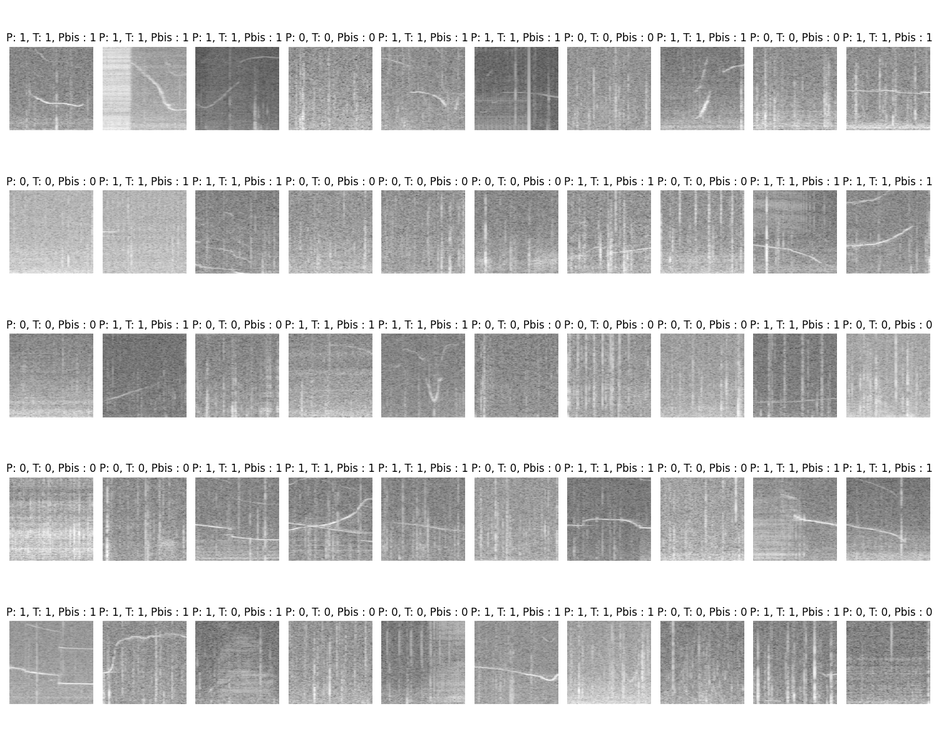
#> input picture test_predictions.png, 939 x 751 px, shrunk from 1500 x 1200 before the run, given in place of testvideo_2min.mp4, which was not available
$ python detect_dolphins_in.py
#> lines starting #> are read from the running program, lines starting #| are printed output that depends on the picture; pictures that were not available may be replaced by others from this repository, and a replacement may not be noted
import cv2
import pandas as pd
import os
from tqdm import tqdm
import numpy as np

# [133 lines of commented-out code are left out]


def initialize_video_capture(video_path):
    cap = cv2.VideoCapture(video_path)
    if not cap.isOpened():
        raise IOError(f"Failed to read the video: {video_path}")
    return cap

def get_video_properties(cap):
    fps = cap.get(cv2.CAP_PROP_FPS)
    frame_width = int(cap.get(cv2.CAP_PROP_FRAME_WIDTH)) // 2
    frame_height = int(cap.get(cv2.CAP_PROP_FRAME_HEIGHT)) // 2
    total_frames = int(cap.get(cv2.CAP_PROP_FRAME_COUNT))
    return fps, frame_width, frame_height, total_frames

def create_video_writer(output_dir, segment_index, fourcc, fps, frame_dimensions):
    output_path = os.path.join(output_dir, f"segment_{segment_index}.mp4")
    return cv2.VideoWriter(output_path, fourcc, fps, frame_dimensions), output_path

def split_frame_into_quadrants(frame, frame_width, frame_height):
    return [
        frame[0:frame_height, 0:frame_width],  # upper left
        frame[0:frame_height, frame_width:2*frame_width],  # upper right
        frame[frame_height:2*frame_height, 0:frame_width],  # lower left
        frame[frame_height:2*frame_height, frame_width:2*frame_width]  # lower right
    ]

# [70 lines left out: functions update_motion_status, calculate_subframe_variances, not called in this run]

def process_frame(frame):
    gray = cv2.cvtColor(frame, cv2.COLOR_BGR2GRAY)  # Convert to grayscale
    blurred = cv2.GaussianBlur(gray, (21, 21), 0)  # Apply Gaussian blur
    return blurred

def find_dolphins_in(video_path, duration_threshold=1.0, contour_threshold=1000, skip_frames=5):
#> called with video_path = '/home/alexis/Desktop/testvideo_2min.mp4', duration_threshold = 1, contour_threshold = 1000, skip_frames = 5
    cap = initialize_video_capture(video_path)
    fps, frame_width, frame_height, total_frames = get_video_properties(cap)

    output_dir = os.path.join(os.path.dirname(video_path), "detected_dolphins")
    os.makedirs(output_dir, exist_ok=True)
    fourcc = cv2.VideoWriter_fourcc(*'mp4v')

    motion_times, rows_list = [], []
    frame_count, motion_frame_count = 0, 0
    video_writer, current_output_path = None, ""
    motion_detected = False
    ret, frame = cap.read()
#> frame is the input picture: shape (751, 939, 3); min 0, max 255, mean 203
    background_frame = frame
    background_frame = process_frame(background_frame)
#> in process_frame, `blurred = cv2.GaussianBlur(gray, (21, 21), 0)`:
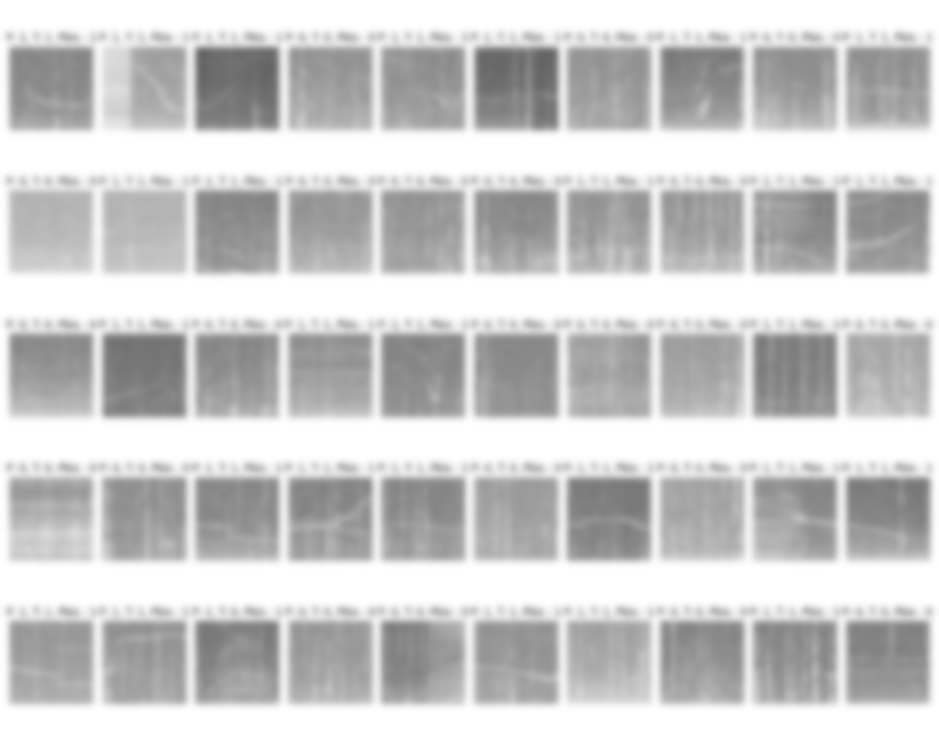
#> blurred: shape (751, 939); min 99, max 255, mean 203
    with tqdm(total=total_frames // skip_frames, desc=f"Processing Video {video_path}") as pbar:
        while True:
            ret, frame = cap.read()
            if not ret:
                break
            if frame_count % skip_frames != 0:
                frame_count += 1
                continue
            # print(frame.shape, background_frame.shape)
            frame_pro = process_frame(frame)
            # print(frame.shape, background_frame.shape)
            motion_detected_in_frame = False
            if detect_motion(frame_pro, background_frame, contour_threshold, frame_height, frame_width):
                motion_detected_in_frame = True
                cv2.accumulateWeighted(frame_pro.astype(np.float32), background_frame.astype(np.float32), 0.01)

            if motion_detected_in_frame:
                if not motion_detected:
                    motion_detected = True
                    motion_times.append(frame_count / fps)  # Start time
                    current_output_path = os.path.join(output_dir, f"segment_{len(rows_list) + 1}.mp4")
                    video_writer = cv2.VideoWriter(current_output_path, fourcc, fps, (frame_width, frame_height))
                if video_writer is not None:
                    video_writer.write(frame)
            elif motion_detected:
                motion_detected = False
                motion_times.append(frame_count / fps)  # End time
                video_writer.release()
                video_writer = None
                if (motion_times[-1] - motion_times[-2]) >= duration_threshold:
                    rows_list.append({"Segment": len(rows_list) + 1, "Start": motion_times[-2], "End": motion_times[-1], "File": current_output_path})

            frame_count += 1
            pbar.update(1)

    if video_writer is not None:
        video_writer.release()
        motion_times.append(frame_count / fps)  # End time
        if (motion_times[-1] - motion_times[-2]) > duration_threshold:
            rows_list.append({"Segment": len(rows_list) + 1, "Start": motion_times[-2], "End": motion_times[-1], "File": current_output_path})
        video_writer = None

    cap.release()
    return pd.DataFrame(rows_list)

def detect_motion(sub_frame, background, contour_threshold, frame_height, frame_width):
#> called with contour_threshold = 1000, frame_height = 375, frame_width = 469
    motions_detected = []
    diff_frame = cv2.absdiff(sub_frame, background)
#> diff_frame: shape (751, 939); every value is 0
    _, thresh_frame = cv2.threshold(diff_frame, 3, 255, cv2.THRESH_BINARY)
    thresh_frame = cv2.dilate(thresh_frame, None, iterations=2)
    thresh_frames = split_frame_into_quadrants(thresh_frame, frame_height=frame_height, frame_width=frame_width)
#> thresh_frames = 4 items
    for thresh in thresh_frames:

        cnts, _ = cv2.findContours(thresh.copy(), cv2.RETR_EXTERNAL, cv2.CHAIN_APPROX_SIMPLE)
        motion_detected = any(cv2.contourArea(contour) >= contour_threshold for contour in cnts)
        motions_detected.append(motion_detected)
#> this loop made 4 passes
#> after the loop, motions_detected = [False, False, False, False]
    return any(motions_detected)


video_path = "/home/alexis/Desktop/testvideo_2min.mp4"
motion_df = find_dolphins_in(video_path)
#> in find_dolphins_in, `frame_count += 1`: frame_count = 1
print(motion_df.head())
# mf = calculate_subframe_variances(video_path=video_path)

# [28 lines left out: function analyze_videos_in_folder, not called in this run]

# [13 lines of commented-out code are left out]

$ run again, on CNN_Vgg_V2_Exp_01_Apr_2024_0400_channel_1.wav.png
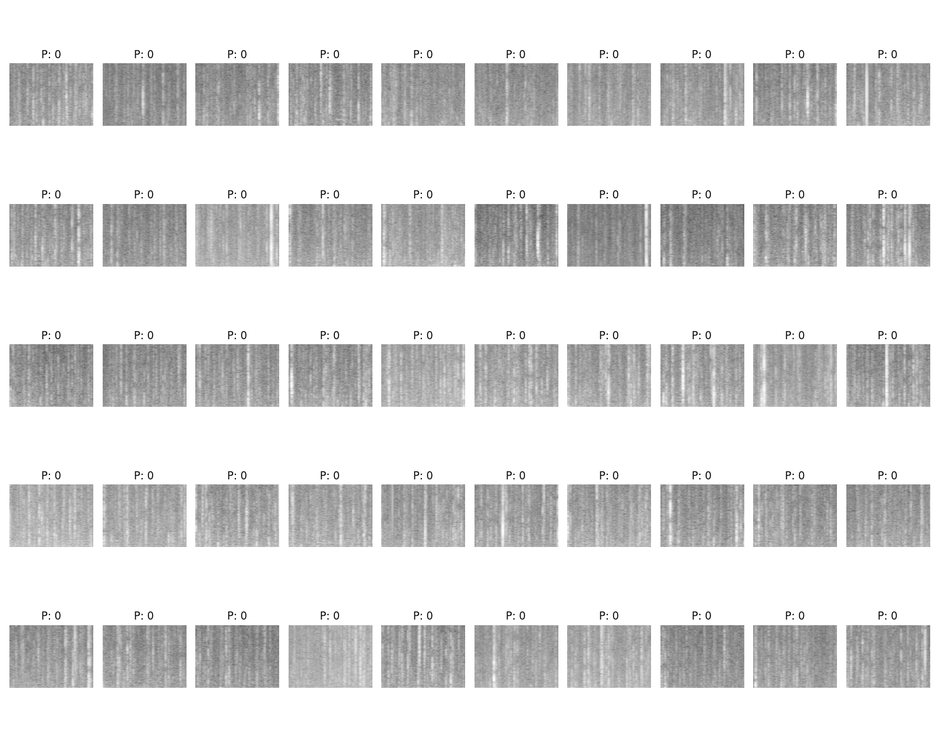
#> input picture CNN_Vgg_V2_Exp_01_Apr_2024_0400_channel_1.wav.png, 939 x 751 px, shrunk from 1500 x 1200 before the run, given in place of testvideo_2min.mp4, which was not available
#> in find_dolphins_in, frame is the input picture: shape (751, 939, 3); min 8, max 255, mean 219
#> in process_frame, `blurred = cv2.GaussianBlur(gray, (21, 21), 0)`:
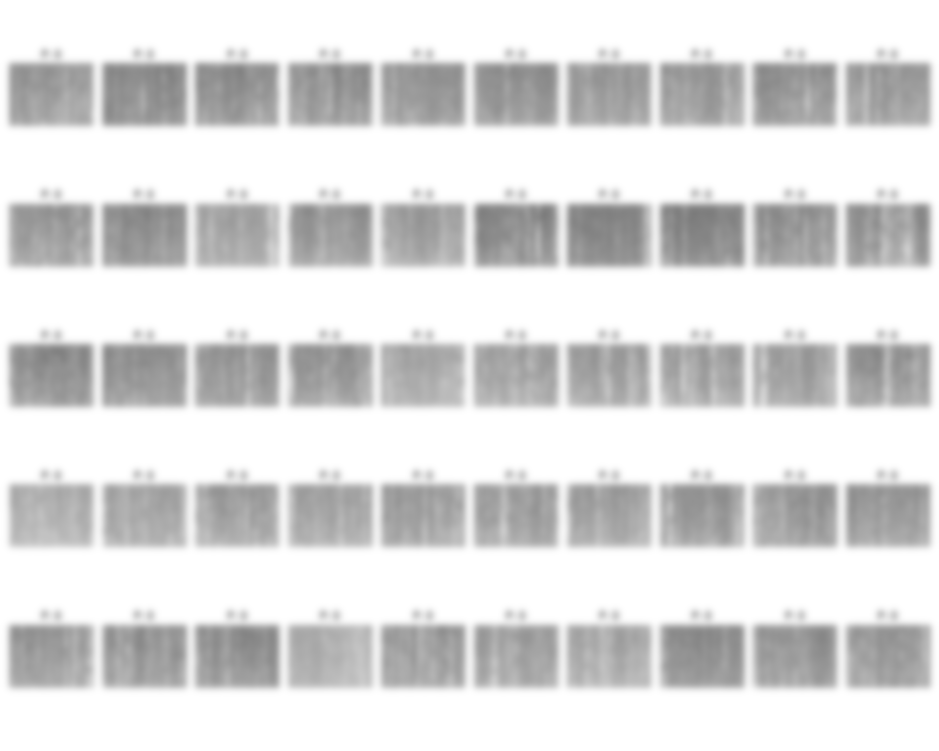
#> blurred: shape (751, 939); min 123, max 255, mean 219
#> diff_frame: shape (751, 939); every value is 0
#> thresh_frames = 4 items
#> the loop in detect_motion, `for thresh in thresh_frames: ` made 4 passes
#> after the loop in detect_motion, `for thresh in thresh_frames:`: motions_detected = [False, False, False, False]
#> frame_count = 1

$ run again, on CNN_Vgg_V2_Exp_02_Feb_2023_1145_channel_1.wav.png
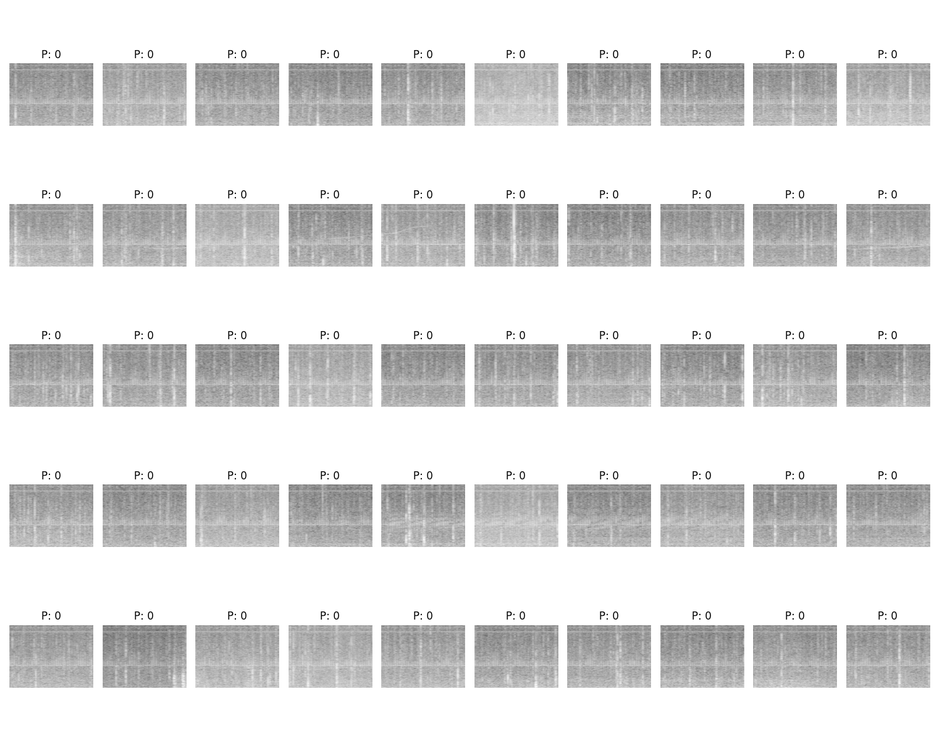
#> input picture CNN_Vgg_V2_Exp_02_Feb_2023_1145_channel_1.wav.png, 939 x 751 px, shrunk from 1500 x 1200 before the run, given in place of testvideo_2min.mp4, which was not available
#> in find_dolphins_in, frame is the input picture: shape (751, 939, 3); min 8, max 255, mean 222.4
#> in process_frame, `blurred = cv2.GaussianBlur(gray, (21, 21), 0)`:
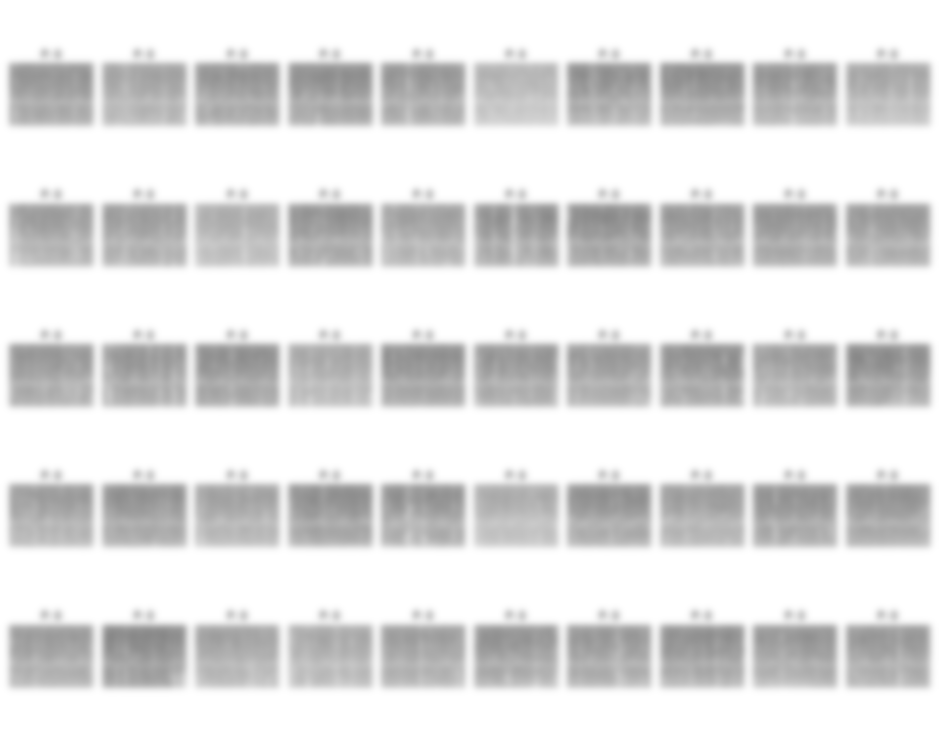
#> blurred: shape (751, 939); min 136, max 255, mean 222.4
#> diff_frame: shape (751, 939); every value is 0
#> thresh_frames = 4 items
#> the loop in detect_motion, `for thresh in thresh_frames: ` made 4 passes
#> after the loop in detect_motion, `for thresh in thresh_frames:`: motions_detected = [False, False, False, False]
#> frame_count = 1

$ run again, on CNN_Vgg_V2_Exp_09_Dec_2019_0845am.wav.png
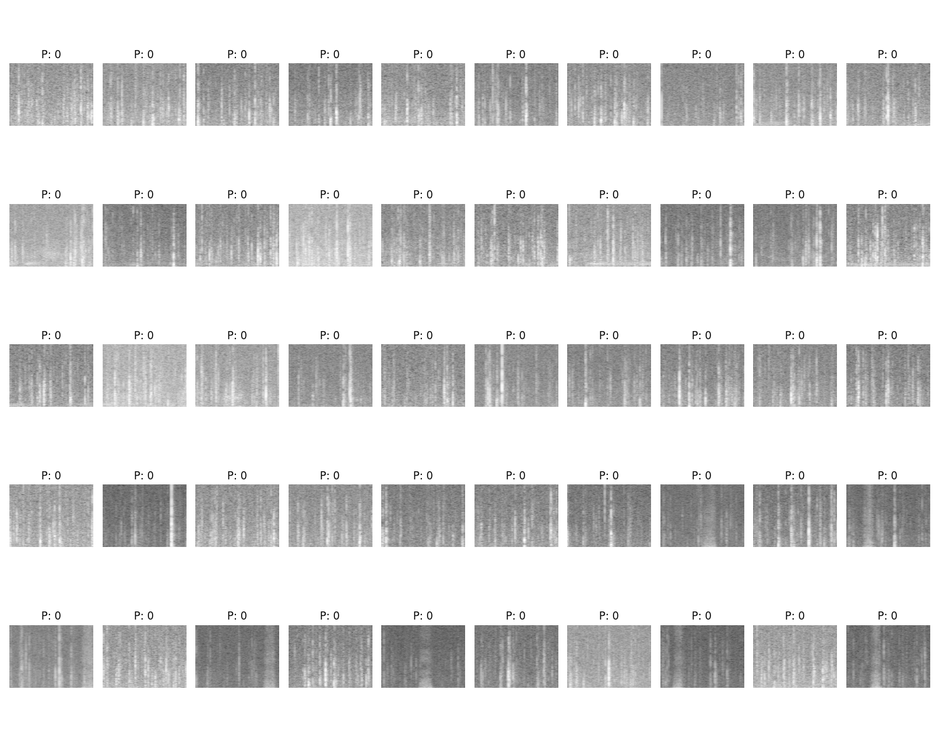
#> input picture CNN_Vgg_V2_Exp_09_Dec_2019_0845am.wav.png, 939 x 751 px, shrunk from 1500 x 1200 before the run, given in place of testvideo_2min.mp4, which was not available
#> in find_dolphins_in, frame is the input picture: shape (751, 939, 3); min 8, max 255, mean 217.1
#> in process_frame, `blurred = cv2.GaussianBlur(gray, (21, 21), 0)`:
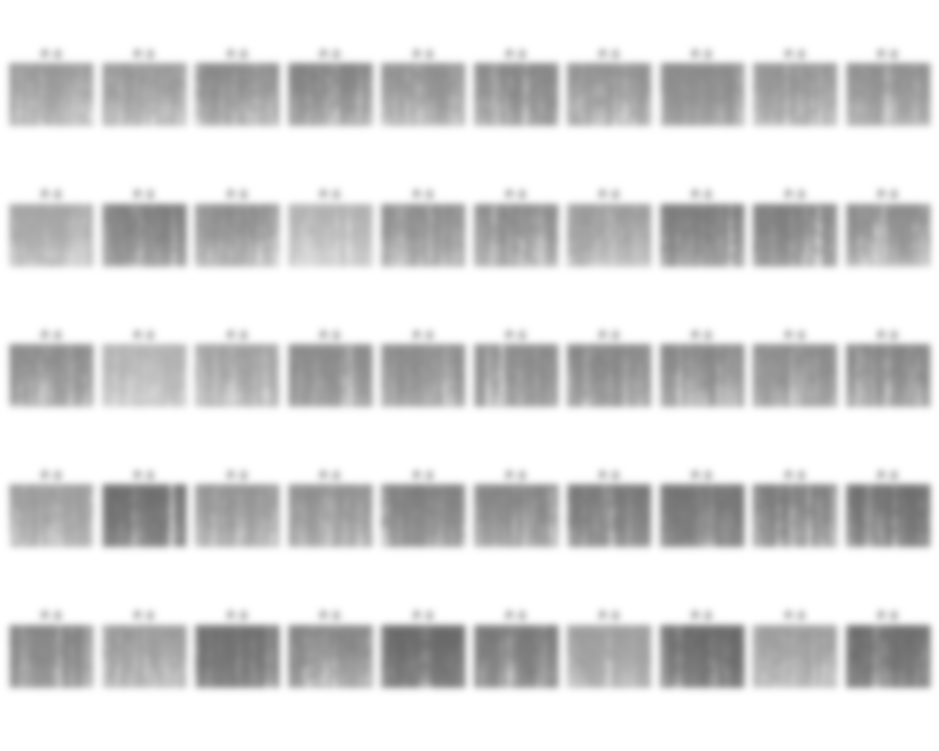
#> blurred: shape (751, 939); min 105, max 255, mean 217.1
#> diff_frame: shape (751, 939); every value is 0
#> thresh_frames = 4 items
#> the loop in detect_motion, `for thresh in thresh_frames: ` made 4 passes
#> after the loop in detect_motion, `for thresh in thresh_frames:`: motions_detected = [False, False, False, False]
#> frame_count = 1
